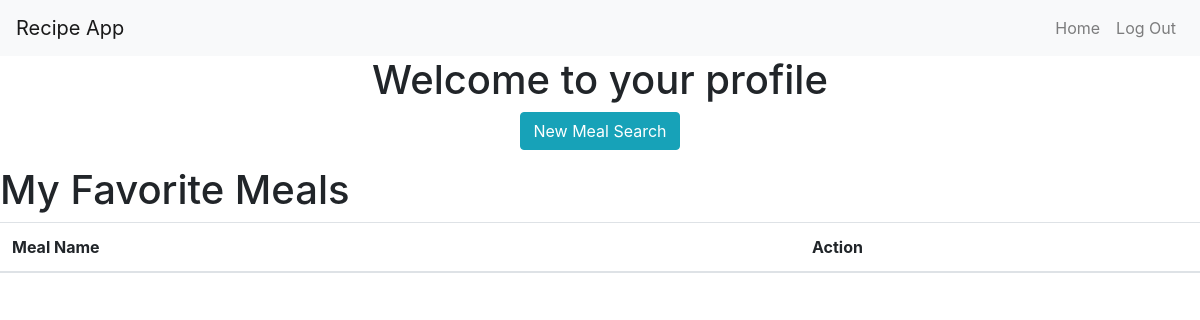
The app's page /profile/2 (signed in), older data.
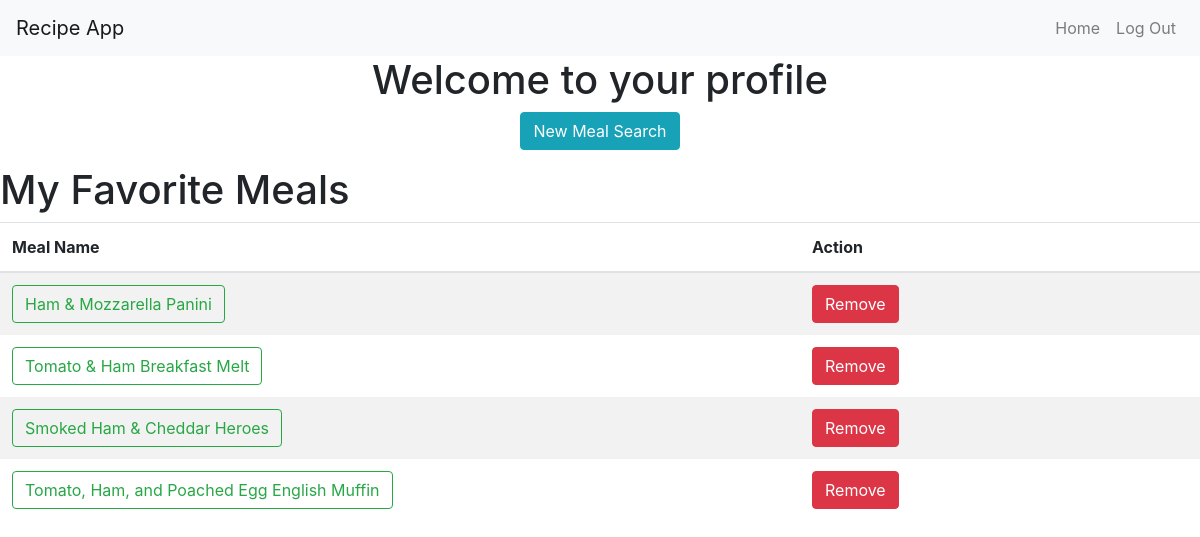
The same page, newer data.
### main/models.py (models this page shows)
class Meal(models.Model):
    name= models.CharField(max_length=100)
    meal_number = models.IntegerField()
    created_at= models.DateTimeField(auto_now_add=True)
    updated_at= models.DateTimeField(auto_now=True)
    users_who_saved= models.ManyToManyField(User, related_name="saved_meals")

### main/views.py (the view)
# urls.py: path('profile/<int:id>', views.profile),
def profile(request, id):
    this_user = User.objects.get(id=id)
    if this_user.email != request.session['user']:
        messages.error(request, "User authentication required")
        return redirect("/")
    meals = this_user.saved_meals.all()
    context = {
        'user' : this_user,
        'meals': meals
    }
    return render(request, "profile.html", context)

### main/templates/profile.html
{% extends 'base.html' %} {% block content %}
<div class="d-flex flex-column align-items-center">
  <h1>Welcome to your profile {{this_user.f_name}}</h1>
  <form action="/search_new_meal" class="form-group">
    <button type="submit" class="btn btn-info btn-block">
      New Meal Search
    </button>
  </form>
</div>
<h1>My Favorite Meals</h1>
<table class="table table-striped">
  <thead>
    <tr class="d-flex align-items-center">
      <th class="col-8">Meal Name</th>
      <th class="col-4">Action</th>
    </tr>
  </thead>
  <tbody>
    {% for meal in meals %}
    <tr class="d-flex align-items-center">
      <td class="col-8 border-0">
        <a href="/recipe_info/{{ meal.meal_number }}" class="btn btn-outline-success">{{ meal.name }}</a>
      </td>
      <td class="col-4 border-0">
        <a href="/remove_meal/{{ meal.id }}" class="btn btn-danger">Remove</a>
      </td>
    </tr>
    {% endfor %}
  </tbody>
</table>
{% endblock %}

### main/templates/base.html (shortened to what this page needs)
<!DOCTYPE html>
<html lang="en">
  <head>
    <link
      rel="stylesheet"
      href="https://stackpath.bootstrapcdn.com/bootstrap/4.5.0/css/bootstrap.min.css"
    />
  </head>
  <body>
    <nav class="navbar navbar-expand-lg navbar-light bg-light d-flex">
      <a class="navbar-brand" href="#">Recipe App</a>
      <div class="ml-auto justify-content-end" id="navbarNav">
        <ul class="navbar-nav d-flex">
          {% if user.id == none %}
          {% else %}
            <li class="nav-item">
              <a class="nav-link" href="/profile/{{user.id}}">Home</a>
            </li>
            <li class="nav-item">
              <a class="nav-link" href="/logout">Log Out</a>
            </li>
          {% endif %}
        </ul>
      </div>
    </nav>
    {% block content %} {% endblock %}
  </body>
</html>

Row changes from the older to the newer data that the page shows:
added Meal: name "Ham & Mozzarella Panini"
added Meal: name "Tomato & Ham Breakfast Melt"
added Meal: name "Smoked Ham & Cheddar Heroes"
added Meal: name "Tomato, Ham, and Poached Egg English Muffin"
